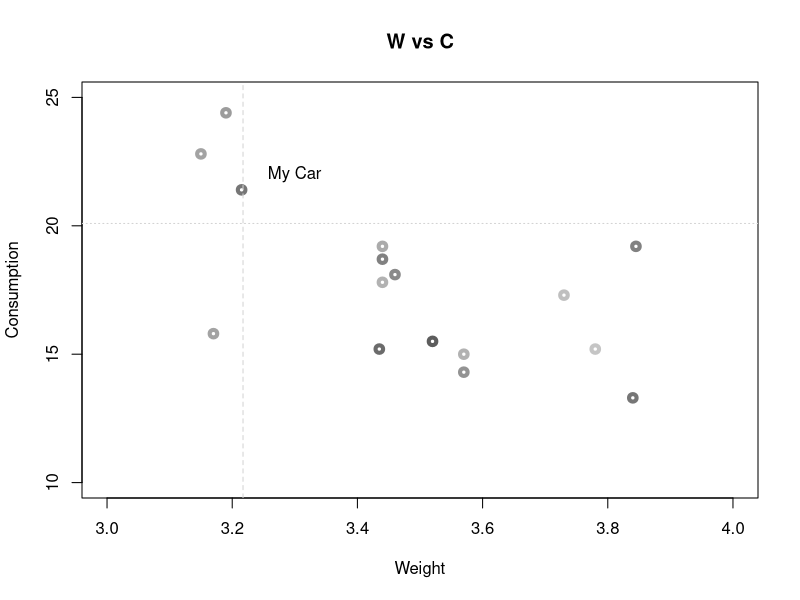

Write R code to recreate this figure.
plot(mtcars$wt, mtcars$mpg, 
     xlab="Weight", ylab="Consumption",
     main="W vs C",
     xlim = c(3,4), ylim = c(10,25),
     col = gray.colors(20), lwd =4)

abline(h = mean(mtcars$mpg), col= "lightgray", lty =3)
abline(v = mean(mtcars$wt), col= "lightgray", lty =2)

text(x= 3.3, y= 22, "My Car")
